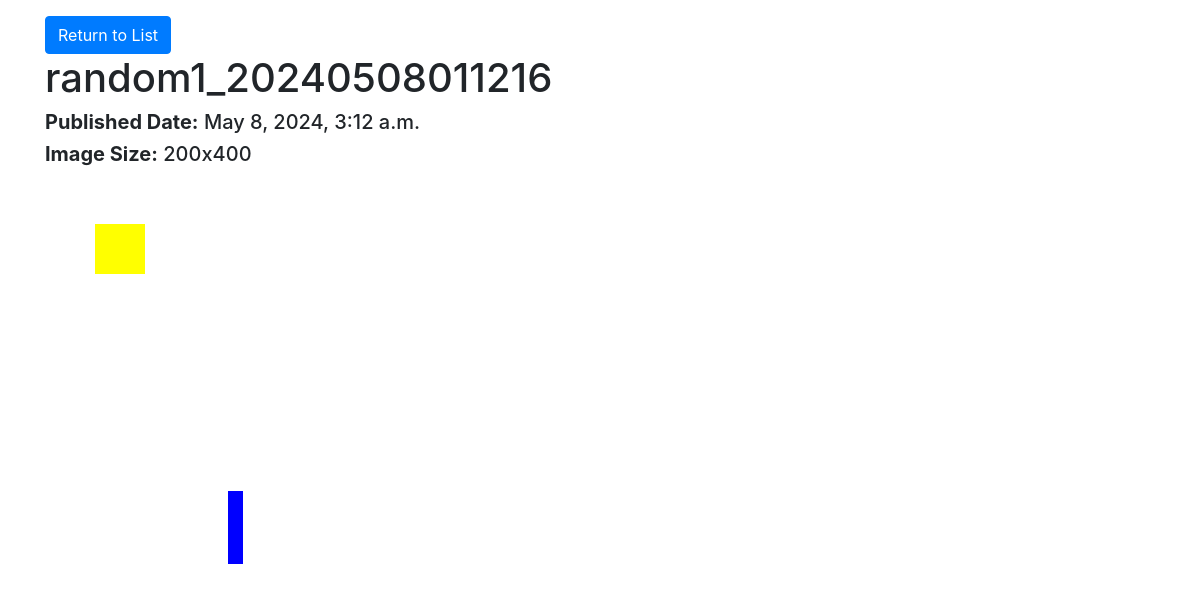
The app's page /images/view/2/ with its own data.
### images/models.py (models this page shows, shortened)
class Image(models.Model):
    image_title = models.CharField(max_length=100)
    pub_date = models.DateTimeField('date published')
    width = models.IntegerField(default=100)
    height = models.IntegerField(default=100)
    editors = models.ManyToManyField(User, blank=True)
    tags = models.ManyToManyField(ImageTag, blank=True)
    description = models.CharField(max_length=2000, default='', blank=True)

### images/views.py (the view)
# urls.py: path('view/<int:image_id>/', views.view_image, name='detail'),
def view_image(request, image_id):
    image = get_object_or_404(Image, pk=image_id)
    rectangles = Rectangle.objects.filter(image=image).order_by('time_added')
    context = {'image': image, 'rectangles': rectangles}
    template = loader.get_template('images/view_image.html')
    if request.user.is_superuser or request.user in image.editors.all():
        template = loader.get_template('images/edit_image.html')
    return HttpResponse(template.render(context, request))

### images/templates/images/view_image.html (shortened to what this page needs)
<!DOCTYPE html>
<html>
<head>
    <link rel="stylesheet" href="https://stackpath.bootstrapcdn.com/bootstrap/4.5.2/css/bootstrap.min.css">
</head>
<body>
    <div class="container">
        <a href="/images" class="btn btn-primary mt-3">Return to List</a>
        <h1>{{ image.image_title }}</h1>
        <h5><b>Published Date:</b> {{ image.pub_date }}</h5>
        <h5><b>Image Size:</b> {{ image.width }}x{{ image.height }}</h5>
        <svg width="{{image.width}}" height="{{image.height}}" viewBox="0 0 {{image.width}} {{image.height}}" version="1.1" xmlns="http://www.w3.org/2000/svg">
            {% for r in rectangles %}
                <rect x="{{r.x_pos}}" y="{{r.y_pos}}" width="{{r.width}}" height="{{r.height}}" fill="{{r.fill_color}}"></rect>
            {% endfor %}
        </svg>
    </div>
</body>
</html>

### records on screen
Image: image_title "random1_20240508011216", pub_date "May 8, 2024, 3:12 a.m.", width "200", height "400"
